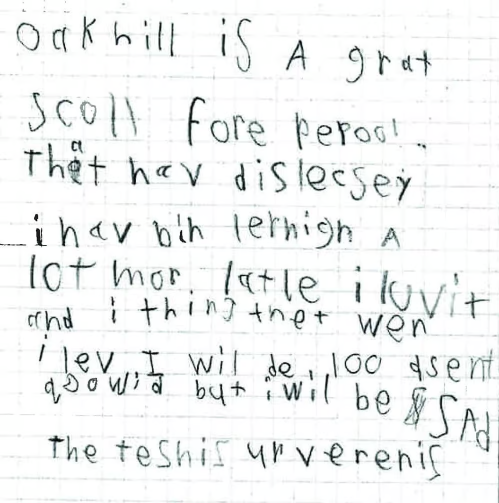
#> input picture data/11_year_old_boy_first_week_at_oak_hill.png, 998 x 1006 px, found by its file name (shown at 1/2 size)
$ python bounding_box_detection.py
#> lines starting #> are read from the running program, lines starting #| are printed output that depends on the picture
### scripts/utils.py
import cv2
import numpy as np
import tensorflow as tf
from scripts.bounding_box import BoundingBox
from sklearn.svm import SVC
import pickle
import os

#encoder_path = os.environ.get("LABEL_ENCODER_PATH")
encoder_path = '/Users/iqraimtiaz/Documents/duke/Courses/540-DL/Dyslexia-Handwriting-Recognition/app/label_encoder.pkl'

with open(encoder_path, 'rb') as f:
#> (reads app/label_encoder.pkl from the repository)
    le = pickle.load(f)

def load_image(image_path):
    """
    Loads an image from a given path and returns it in RGB format.

    Args:
        image_path (str): Path of the image file to load.

    Returns:
        numpy.ndarray: The loaded image in RGB format.
    """
    image = cv2.imread(image_path, cv2.IMREAD_GRAYSCALE)
#> image: shape (1006, 998); min 0, max 255, mean 241
    image = cv2.bitwise_not(image)
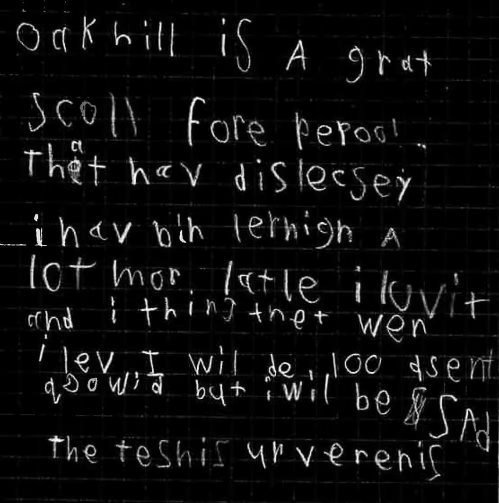
#> image: shape (1006, 998) (shown at 1/2 size); min 0, max 255, mean 14
    image = cv2.cvtColor(image, cv2.COLOR_GRAY2RGB)
#> image: shape (1006, 998, 3)
    return image

# [58 lines left out: functions preprocess_image, preprocess_template_letter, sliding_window, not called in this run]


'''This function performs non-maximum suppression on a set of bounding boxes and
corresponding scores. It removes any boxes that overlap with a higher-scoring box
above a certain threshold and returns the remaining boxes and scores.'''
def non_max_suppression(boxes, classes, scores, threshold):
    indices = tf.image.non_max_suppression(boxes, scores, max_output_size=boxes.shape[0], iou_threshold=threshold)
    return [boxes[i] for i in indices], [classes[i] for i in indices], [scores[i] for i in indices]

'''This function draws bounding boxes and corresponding characters on an input image and
returns the resulting image. The boxes are colored green and labeled with the corresponding
character, which is selected based on the maximum score for each box.'''
# [34 lines left out: functions display_detections, get_characters, get_letters, not called in this run]

### scripts/bounding_box_detection.py
import cv2
import numpy as np
from sklearn.svm import SVC
from tensorflow.keras.models import Model
from scripts.bounding_box import BoundingBox
import scripts.utils as utils

'''
This function performs manual detection of handwritten letters in an image using a trained model.
It loads the trained model, reads the input image, and sets up a bounding box to select a
template letter from the input image. It then creates four trackbars to allow the user to
adjust the position and size of the bounding box. When the user selects a bounding box,
the function crops the template letter from the input image, preprocesses it, and performs
sliding window detection on the input image using the trained model.
It then performs non-maximum suppression to remove overlapping detections and displays the
final results in a separate window.'''
def object_detection(image, template_letters, model):

    all_detected_characters = []
    image = utils.preprocess_image(image)

    for template_letter in template_letters:
        # Preprocess the template letter and perform sliding window detection
        template_letter = utils.preprocess_template_letter(template_letter)
        window_size = template_letter.shape[0]
        step_size = int(window_size / 4)
        detections = utils.sliding_window(image, window_size, step_size, model)

        if len(detections) > 0:
            boxes, classes, scores = zip(*[(det[:4], det[4], det[-1]) for det in detections])
            nms_boxes, nms_classes, nms_scores = utils.non_max_suppression(np.array(boxes), np.array(classes), np.array(scores), threshold=0.5)
        else:
            nms_boxes, nms_classes, nms_scores = [], [], []

        output_image = utils.display_detections(image, nms_boxes, nms_classes, nms_scores, utils.get_characters())
        # Get the detected characters
        detected_characters = utils.get_letters(nms_boxes, nms_classes, nms_scores, utils.get_characters())

        # Append the detected characters to the list of all detected characters
        all_detected_characters.extend(detected_characters)

    # Return the output image and all detected characters
    return output_image, all_detected_characters


if __name__ == "__main__":
    image_path = './data/11_year_old_boy_first_week_at_oak_hill.png'
    image = utils.load_image(image_path)
#> (the run stopped early here; a loop or call above may not have finished)
